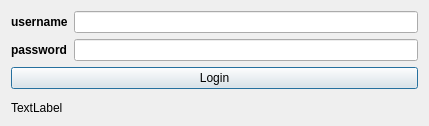
<?xml version="1.0" encoding="UTF-8"?>
<ui version="4.0">
 <class>LoginDialog</class>
 <widget class="QDialog" name="LoginDialog">
  <property name="geometry">
   <rect>
    <x>0</x>
    <y>0</y>
    <width>429</width>
    <height>126</height>
   </rect>
  </property>
  <property name="windowTitle">
   <string>Login</string>
  </property>
  <layout class="QGridLayout" name="gridLayout">
   <item row="0" column="0">
    <layout class="QVBoxLayout" name="verticalLayout_3">
     <item>
      <layout class="QFormLayout" name="formLayout">
       <item row="0" column="0">
        <layout class="QVBoxLayout" name="verticalLayout">
         <item>
          <widget class="QLabel" name="label">
           <property name="font">
            <font>
             <weight>75</weight>
             <bold>true</bold>
            </font>
           </property>
           <property name="text">
            <string>username</string>
           </property>
          </widget>
         </item>
         <item>
          <widget class="QLabel" name="label_2">
           <property name="font">
            <font>
             <weight>75</weight>
             <bold>true</bold>
            </font>
           </property>
           <property name="text">
            <string>password</string>
           </property>
          </widget>
         </item>
        </layout>
       </item>
       <item row="0" column="1">
        <layout class="QVBoxLayout" name="verticalLayout_2">
         <item>
          <widget class="QLineEdit" name="username_edit"/>
         </item>
         <item>
          <widget class="QLineEdit" name="password_edit">
           <property name="echoMode">
            <enum>QLineEdit::Password</enum>
           </property>
          </widget>
         </item>
        </layout>
       </item>
      </layout>
     </item>
     <item>
      <widget class="QPushButton" name="pushButton">
       <property name="text">
        <string>Login</string>
       </property>
       <property name="shortcut">
        <string>Return</string>
       </property>
       <property name="autoDefault">
        <bool>true</bool>
       </property>
      </widget>
     </item>
    </layout>
   </item>
   <item row="1" column="0">
    <layout class="QVBoxLayout" name="verticalLayout_4">
     <item>
      <spacer name="verticalSpacer">
       <property name="orientation">
        <enum>Qt::Vertical</enum>
       </property>
       <property name="sizeHint" stdset="0">
        <size>
         <width>20</width>
         <height>40</height>
        </size>
       </property>
      </spacer>
     </item>
     <item>
      <widget class="QLabel" name="status">
       <property name="text">
        <string>TextLabel</string>
       </property>
      </widget>
     </item>
    </layout>
   </item>
  </layout>
 </widget>
 <resources/>
 <connections/>
</ui>
